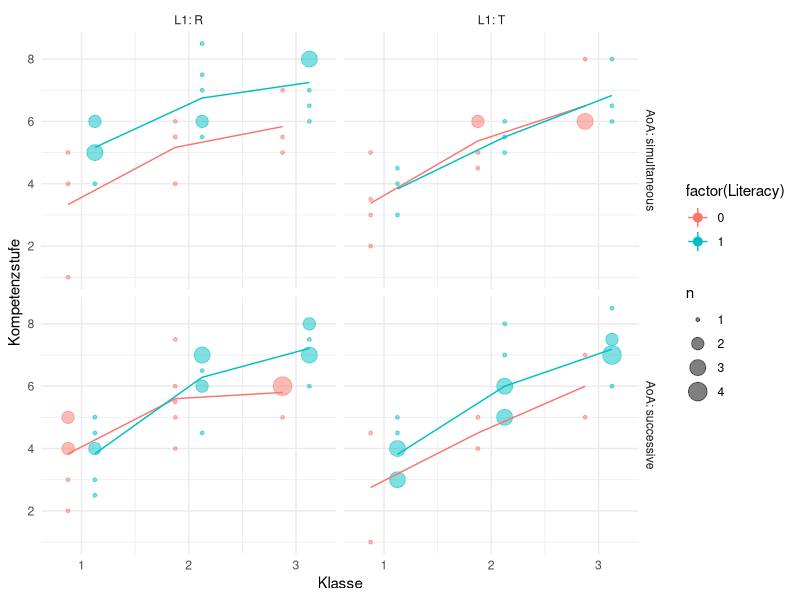
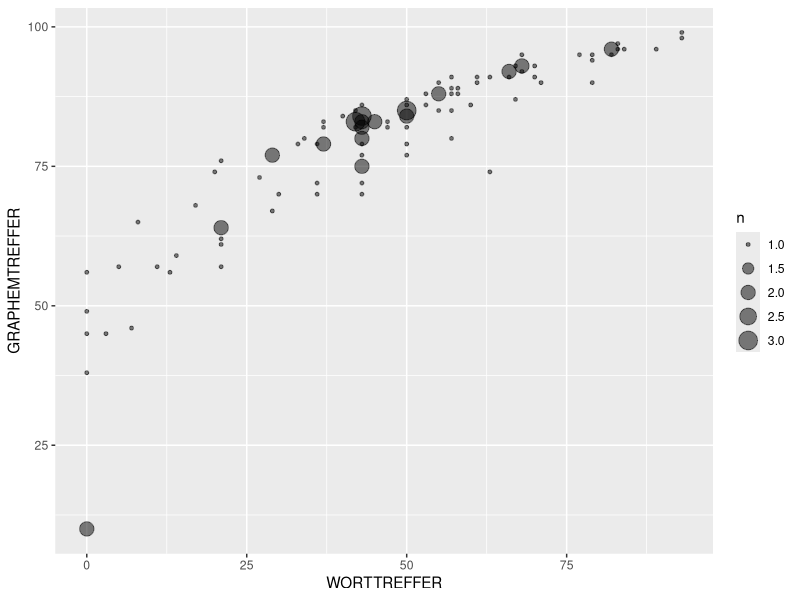
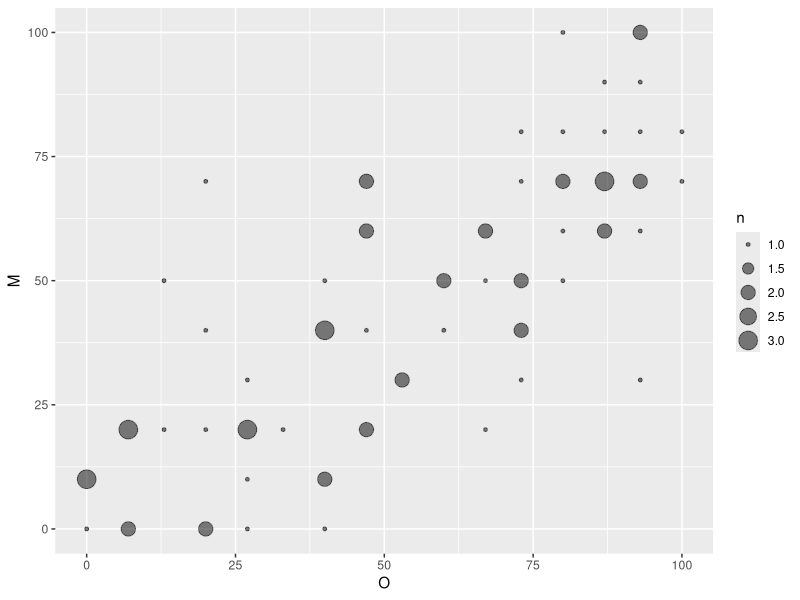
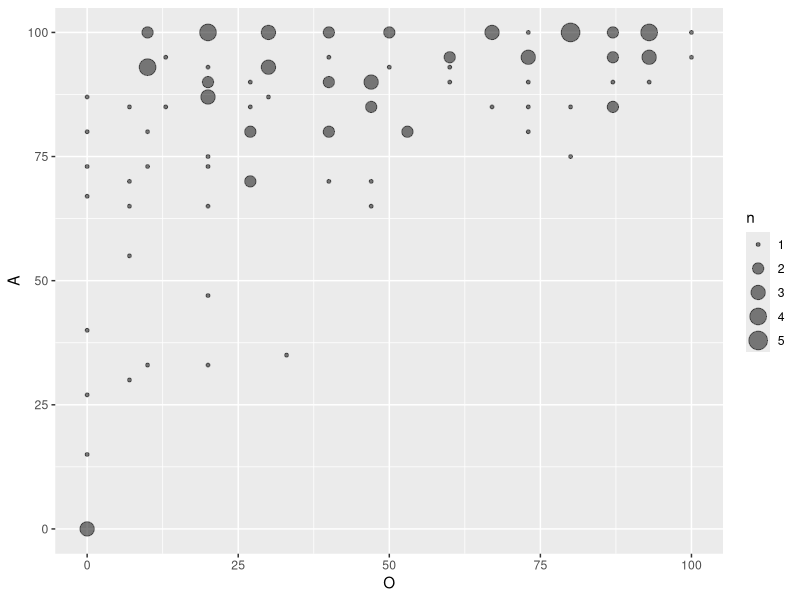

Here is the R script that generated these plots, in order: (Note: this script raises an error after producing the figures.)
## ---- chunk 1
knitr::opts_chunk$set(cache = TRUE,
                      autodep = TRUE)
library(tidyverse)
library(scales)
## ---- chunk 2
contr.sum.flx <- function(n, contrasts = TRUE, sparse = FALSE) 
{
    if (length(n) <= 1L) {
        if (is.numeric(n) && length(n) == 1L && n > 1L) 
            levels <- seq_len(n)
        else stop("not enough degrees of freedom to define contrasts")
    }
    else levels <- n
    levels <- as.character(levels)
    cont <- diag(length(levels))
    if (contrasts) {
        cont <- cont[, -length(levels), drop = FALSE]
        cont[length(levels), ] <- -1
        colnames(cont) <- levels[-length(levels)]
    }
    cont
}
options(contrasts = c(unordered = "contr.sum.flx",
                          ordered= "contr.poly"))
## ---- chunk 3
datcl <- read_csv2("data_competency levels.csv") %>% 
  select(-Ballungsgebiete) %>% 
  mutate(AoA = c("successive","simultaneous")[AoA+1])
datcl %>% 
  summarise(across(.fns = function(x)length(unique(x))))

myw <- .5
datcl %>% 
  ggplot(aes(Klasse, Kompetenzstufe, col=factor(Literacy)))+
  geom_count(alpha=.5, position = position_dodge(width=myw))+
  stat_summary(fun = mean, geom=c("line"), position = position_dodge(width=myw))+
  stat_summary(fun.data = mean_cl_boot, geom=c("pointrange"), position = position_dodge(width=myw))+
  scale_x_continuous(breaks =1:3)+
  facet_grid(AoA~L1, labeller = label_both)+
  theme_minimal()
## ---- chunk 4
datpc <- read_csv2("data_percent correct.csv") %>% 
  mutate(AoA = c("successive","simultaneous")[AoA+1])
datpc %>% 
  summarise(across(.fns = function(x)length(unique(x))))

myw <- .5
datpc %>% 
  ggplot(aes(WORTTREFFER, GRAPHEMTREFFER))+
  geom_count(alpha=.5, position = position_dodge(width=myw))
datpc %>% 
  ggplot(aes(O, M))+
  geom_count(alpha=.5, position = position_dodge(width=myw))
datpc %>% 
  ggplot(aes(O, A))+
  geom_count(alpha=.5, position = position_dodge(width=myw))
## ---- chunk 5
datt <- read_csv2("data_tvalues.csv") %>% 
  mutate(AoA = c("successive","simultaneous")[AoA+1]) %>% 
  select(-Ballungsgebiete, -starts_with("X"))
datt %>% 
  summarise(across(.fns = function(x)length(unique(x)))) %>% sort()
hist(datt$M)
hist(datt$GRAPHEMTREFFER)

ggplot(datt, aes(Klasse, WORTTREFFER))+
  geom_count()
